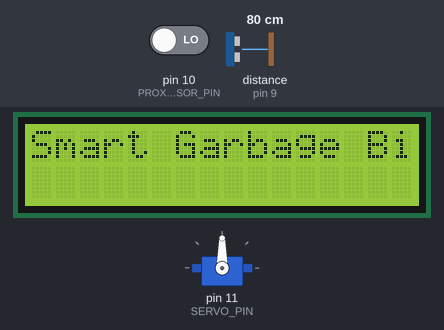
A sketch run on a simulated Arduino Uno, built with avr-gcc and run on an emulated ATmega328P. Shown: servo, 16×2 character LCD. Wiring (inferred from the names in the program): ultrasonic range finder: trigger pin 8; echo pin 9. The inputs (shaded band) are chosen by the test bench; at power-on: distance to the obstacle (sensor on pin 9) 80 cm, pin 10 (PROXIMITY_SENSOR_PIN) LOW. The echo pulse lasts 58.3 µs per cm.

Above: at 0.1 s.
3.3 s: distance to the obstacle (sensor on pin 9) set to 12 cm
5.0 s: distance to the obstacle (sensor on pin 9) set to 9 cm
At 6.0 s:
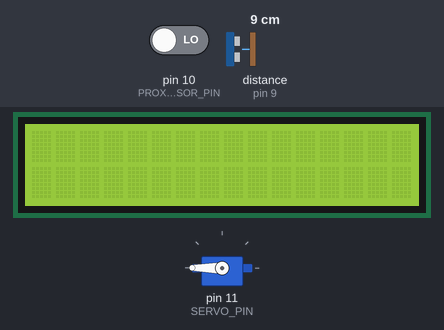
At 7.5 s:
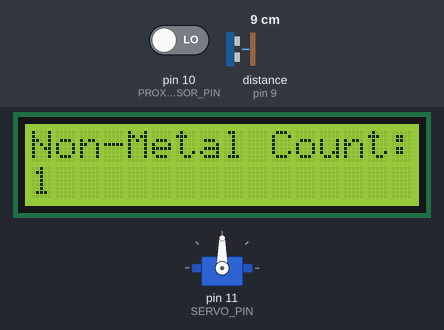
8.0 s: distance to the obstacle (sensor on pin 9) set to 18 cm
At 8.7 s:
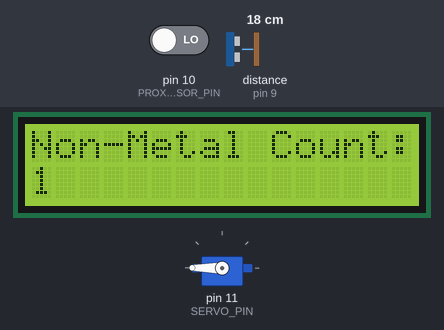
Timing chart, 0 to 11.0 s (numbered marks = the images above; inputs shaded):
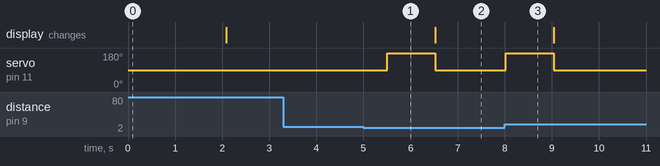

The sketch:

sketch_nov17a.ino
```cpp
#include <Wire.h>
#include <LiquidCrystal_I2C.h>
#include <Servo.h>

// Define the pins
#define TRIG_PIN 8
#define ECHO_PIN 9
#define PROXIMITY_SENSOR_PIN 10
#define SERVO_PIN 11

// Initialize servo and LCD
Servo sortingServo;
LiquidCrystal_I2C lcd(0x27, 16, 2); // Adjust I2C address if necessary

// Variables to track counts
int metalCount = 0;
int nonMetalCount = 0;

// Function to measure distance using Ultrasonic Sensor
long getDistance() {
  digitalWrite(TRIG_PIN, LOW);
  delayMicroseconds(2);
  digitalWrite(TRIG_PIN, HIGH);
  delayMicroseconds(10);
  digitalWrite(TRIG_PIN, LOW);
  long duration = pulseIn(ECHO_PIN, HIGH);
  return duration * 0.034 / 2; // Convert to cm
}

void setup() {
  // Initialize Serial Monitor
  Serial.begin(9600);

  // Initialize pins
  pinMode(TRIG_PIN, OUTPUT);
  pinMode(ECHO_PIN, INPUT);
  pinMode(PROXIMITY_SENSOR_PIN, INPUT);

  // Initialize servo motor
  sortingServo.attach(SERVO_PIN);
  sortingServo.write(90); // Neutral position

  // Initialize LCD
  lcd.init();
  lcd.backlight();
  lcd.setCursor(0, 0);
  lcd.print("Smart Garbage Bin");
  delay(2000);
  lcd.clear();
}

void loop() {
  // Measure distance
  long distance = getDistance();

  if (distance < 10) { // Adjust this threshold for your setup
    delay(500); // Debounce delay
    int isMetal = digitalRead(PROXIMITY_SENSOR_PIN);

    if (isMetal == HIGH) { // Metal detected
      metalCount++;
      sortingServo.write(0); // Turn servo to the right
      delay(1000);
      sortingServo.write(90); // Reset position
      lcd.clear();
      lcd.setCursor(0, 0);
      lcd.print("Metal Count:");
      lcd.setCursor(0, 1);
      lcd.print(metalCount);
    } else { // Non-metal detected
      nonMetalCount++;
      sortingServo.write(180); // Turn servo to the left
      delay(1000);
      sortingServo.write(90); // Reset position
      lcd.clear();
      lcd.setCursor(0, 0);
      lcd.print("Non-Metal Count:");
      lcd.setCursor(0, 1);
      lcd.print(nonMetalCount);
    }

    delay(1000); // Wait before processing the next object
  }
}
```

Measured:
- the behaviour switches between 11 and 10 cm on distance to the obstacle (sensor on pin 9) (found by bisection; images 0 and 1)
- after the input at 3.3 s, every drawn part: stays the same
- after the input at 5.0 s, servo on pin 11 (SERVO_PIN): 90° → 180° after 0.50 s, → 90° 1.0 s later
- after the input at 8.0 s, servo on pin 11 (SERVO_PIN): goes on until 9.0 s, then stays 90°
